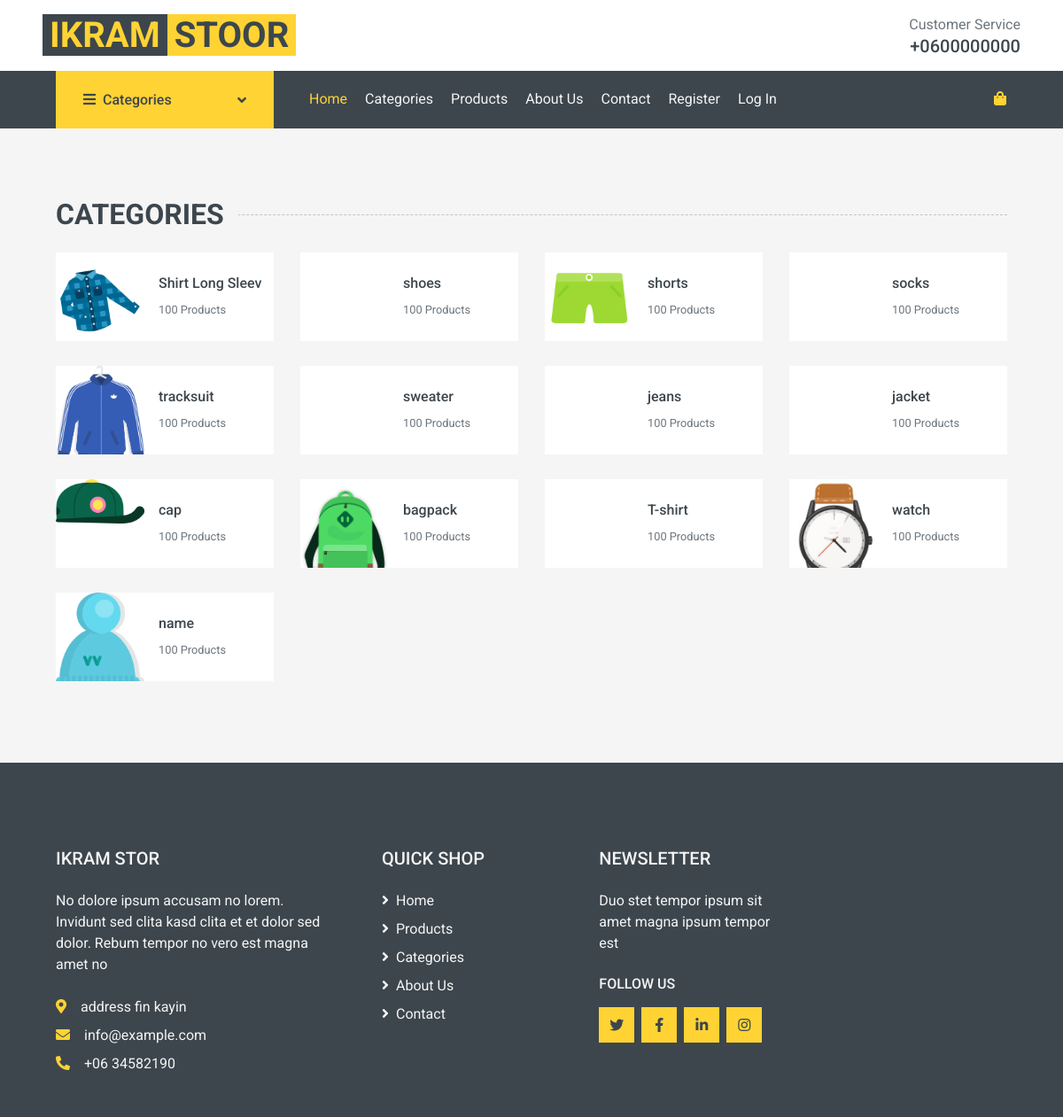
The page /showCats/ on the database its author committed.
### all/models.py (models this page shows, shortened)
class Cat(models.Model):
    name= models.CharField(max_length=100, null=True)
    avatar = models.ImageField( null=True )
    date_created= models.DateTimeField(auto_now_add=True, null=True)

### all/views.py (the view)
# urls.py: path('showCats/',views.showCats, name="showCats"),
def showCats(request):
    cats = Cat.objects.all()
    out_orders = Order.objects.all().count()
    return render(request,"all/cats.html" , {'cats': cats,'out_orders':out_orders})

### all/templates/all/cats.html
{% extends "all/main.html" %}
{% load static %}
{% block content %}
<div class="container-fluid pt-5">
    <h2 class="section-title position-relative text-uppercase mx-xl-5 mb-4"><span class="bg-secondary pr-3">Categories</span></h2>
    <div class="row px-xl-5 pb-3">   {% for item in cats %}
        <div class="col-lg-3 col-md-4 col-sm-6 pb-1">
            <a class="text-decoration-none" href="{% url 'show' item.id %}">
                <div class="cat-item d-flex align-items-center mb-4">
                    <div class="overflow-hidden" style="width: 100px; height: 100px;">
                        <img class="img-fluid" src="{{item.avatar.url}}" alt="">
                    </div>
                    <div class="flex-fill pl-3">
                        <h6>{{item.name}}</h6>
                        <small class="text-body">100 Products</small>
                    </div>
                </div>
            </a>
        </div>{% endfor %}
    </div>
</div>
{% endblock  %}

### all/templates/all/main.html (shortened to what this page needs)
{% load static  %}
<!DOCTYPE html>
<html lang="en">
<head>
    <link href="https://cdn.jsdelivr.net/npm/bootstrap@5.2.3/dist/css/bootstrap.min.css" rel="stylesheet">
    <link rel="stylesheet" href="https://cdnjs.cloudflare.com/ajax/libs/font-awesome/6.2.1/css/all.min.css" />
    <link href="https://cdnjs.cloudflare.com/ajax/libs/font-awesome/5.10.0/css/all.min.css" rel="stylesheet">
    <link href=" {% static '/lib/animate/animate.min.css' %} " rel="stylesheet">
    <link href=" {% static '/lib/owlcarousel/assets/owl.carousel.min.css' %} " rel="stylesheet">
    <link href="{% static '/css/style.css' %}" rel="stylesheet">
</head>
<body>
    {%  include  'all/navbar.html' %}
    {% block content %}
    {% endblock  %}
    {%  include  'all/footer.html' %}
</body>
</html>

### all/templates/all/navbar.html (shortened to what this page needs)
{% load static %}
<div class="row align-items-center bg-light py-3 px-xl-5 d-none d-lg-flex">
    <div class="col-lg-4">
        <a href="" class="text-decoration-none">
            <span class="h1 text-uppercase text-primary bg-dark px-2">Ikram</span>
            <span class="h1 text-uppercase text-dark bg-primary px-2 ml-n1">Stoor</span>
        </a>
    </div>
    <div class="col-lg-4 col-6 text-right">
        <p class="m-0">Customer Service</p>
        <h5 class="m-0">+0600000000</h5>
    </div>
</div>
<div class="container-fluid bg-dark mb-30">
<div class="row px-xl-5">
    <div class="col-lg-3 d-none d-lg-block">
        <a class="btn d-flex align-items-center justify-content-between bg-primary w-100" data-toggle="collapse" href="#navbar-vertical" style="height: 65px; padding: 0 30px;">
            <h6 class="text-dark m-0"><i class="fa fa-bars mr-2"></i>Categories</h6>
            <i class="fa fa-angle-down text-dark"></i>
        </a>
    </div>
    <div class="col-lg-9">
        <nav class="navbar navbar-expand-lg bg-dark navbar-dark py-3 py-lg-0 px-0">
            <div class="collapse navbar-collapse justify-content-between" id="navbarCollapse">
                <div class="navbar-nav mr-auto py-0">
                    <a href="{% url 'home' %}" class="nav-item nav-link active">Home</a>
                    <a href="{% url 'showCats' %}" class="nav-item nav-link">Categories</a>
                    <a href="{% url 'showProduct' %}" class="nav-item nav-link">Products</a>
                    <a href="{% url 'about' %}" class="nav-item nav-link">About Us</a>
                    <a href="{% url 'contact' %}" class="nav-item nav-link">Contact</a>
                    {% if user.is_authenticated %}
                    <a class="nav-item nav-link" href="">{{request.user}}</a>
                    <a  href="{% url 'logout' %}"  class="nav-item nav-link">Log Out</a>
                    {% else %}
                    <a href="{% url 'register' %}" class="nav-item nav-link">Register</a>
                    <a href="{% url 'login' %}" class="nav-item nav-link">Log In</a>
                    {% endif %}
                </div>
                <div class="navbar-nav ml-auto py-0 d-none d-lg-block">
                    <a href="showOrder" class="btn px-0 ml-3">
                        <i class='fas fa-shopping-bag text-primary'></i>
                    </a>
                </div>
            </div>
        </nav>
    </div>
</div>
</div>

### all/templates/all/footer.html
 {% load static %}
 <div class="container-fluid bg-dark text-secondary mt-5 pt-5">
    <div class="row px-xl-5 pt-5">
        <div class="col-lg-4 col-md-12 mb-5 pr-3 pr-xl-5">
            <h5 class="text-secondary text-uppercase mb-4">Ikram Stor</h5>
            <p class="mb-4">No dolore ipsum accusam no lorem. Invidunt sed clita kasd clita et et dolor sed dolor. Rebum tempor no vero est magna amet no</p>
            <p class="mb-2"><i class="fa fa-map-marker-alt text-primary mr-3"></i>address fin kayin </p>
            <p class="mb-2"><i class="fa fa-envelope text-primary mr-3"></i>info@example.com</p>
            <p class="mb-0"><i class="fa fa-phone-alt text-primary mr-3"></i>+06 34582190</p>
        </div>
        <div class="col-lg-8 col-md-12">
            <div class="row">
                <div class="col-md-4 mb-5">
                    <h5 class="text-secondary text-uppercase mb-4">Quick Shop</h5>
                    <div class="d-flex flex-column justify-content-start">
                        <a class="text-secondary mb-2" href="{% url 'home' %}"><i class="fa fa-angle-right mr-2"></i>Home</a>
                        <a class="text-secondary mb-2" href="{% url 'showProduct' %}"><i class="fa fa-angle-right mr-2"></i>Products</a>
                        <a class="text-secondary mb-2" href="{% url 'showCats' %}"><i class="fa fa-angle-right mr-2"></i>Categories</a>
                        <a class="text-secondary mb-2" href="{% url 'about' %}"><i class="fa fa-angle-right mr-2"></i>About Us</a>
                        <a class="text-secondary mb-2" href="{% url 'contact' %}"><i class="fa fa-angle-right mr-2"></i>Contact</a>
                    </div>
                </div>
                <div class="col-md-4 mb-5">
                    <h5 class="text-secondary text-uppercase mb-4">Newsletter</h5>
                    <p>Duo stet tempor ipsum sit amet magna ipsum tempor est</p>
                    <h6 class="text-secondary text-uppercase mt-4 mb-3">Follow Us</h6>
                    <div class="d-flex">
                        <a class="btn btn-primary btn-square mr-2" href="#"><i class="fab fa-twitter"></i></a>
                        <a class="btn btn-primary btn-square mr-2" href="#"><i class="fab fa-facebook-f"></i></a>
                        <a class="btn btn-primary btn-square mr-2" href="#"><i class="fab fa-linkedin-in"></i></a>
                        <a class="btn btn-primary btn-square" href="#"><i class="fab fa-instagram"></i></a>
                    </div>
                </div>
            </div>
        </div>
    </div>
</div>

### rows shown on the page
Cat: avatar (picture), name "Shirt Long Sleev"
Cat: name "shoes"
Cat: avatar (picture), name "shorts"
Cat: name "socks"
Cat: avatar (picture), name "tracksuit"
Cat: name "sweater"
Cat: name "jeans"
Cat: name "jacket"
Cat: avatar (picture), name "cap"
Cat: avatar (picture), name "bagpack"
Cat: name "T-shirt"
Cat: avatar (picture), name "watch"
Cat: avatar (picture), name "name"
